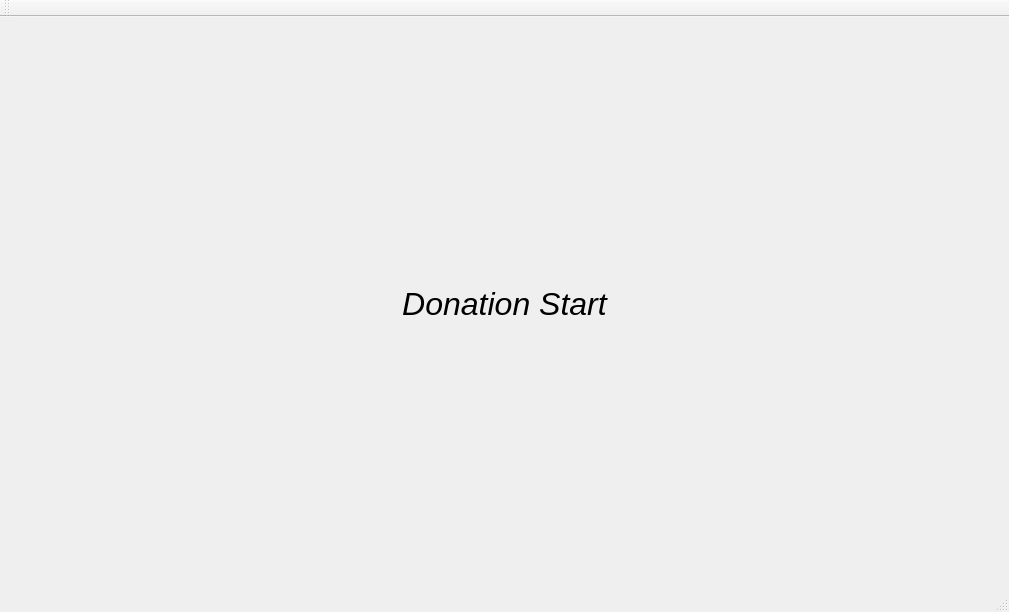
<?xml version="1.0" encoding="UTF-8"?>
<ui version="4.0">
 <class>merry_bot</class>
 <widget class="QMainWindow" name="merry_bot">
  <property name="geometry">
   <rect>
    <x>0</x>
    <y>0</y>
    <width>1009</width>
    <height>612</height>
   </rect>
  </property>
  <property name="sizePolicy">
   <sizepolicy hsizetype="Fixed" vsizetype="Fixed">
    <horstretch>0</horstretch>
    <verstretch>0</verstretch>
   </sizepolicy>
  </property>
  <property name="maximumSize">
   <size>
    <width>1009</width>
    <height>612</height>
   </size>
  </property>
  <property name="windowTitle">
   <string>merry_bot</string>
  </property>
  <widget class="QWidget" name="centralWidget">
   <property name="enabled">
    <bool>true</bool>
   </property>
   <property name="sizePolicy">
    <sizepolicy hsizetype="Maximum" vsizetype="Maximum">
     <horstretch>0</horstretch>
     <verstretch>0</verstretch>
    </sizepolicy>
   </property>
   <property name="layoutDirection">
    <enum>Qt::LeftToRight</enum>
   </property>
   <property name="autoFillBackground">
    <bool>false</bool>
   </property>
   <layout class="QHBoxLayout" name="horizontalLayout">
    <item>
     <widget class="QPushButton" name="pushButton">
      <property name="sizePolicy">
       <sizepolicy hsizetype="Preferred" vsizetype="Preferred">
        <horstretch>0</horstretch>
        <verstretch>0</verstretch>
       </sizepolicy>
      </property>
      <property name="font">
       <font>
        <pointsize>24</pointsize>
        <italic>true</italic>
       </font>
      </property>
      <property name="autoFillBackground">
       <bool>true</bool>
      </property>
      <property name="styleSheet">
       <string notr="true">#pushButton{
background-color: transparent;
background-image url(:/Screenshot_20191125-142202_KakaoTalk.png);
background: none;
border: none;
background-repeat: none;
}</string>
      </property>
      <property name="text">
       <string>Donation Start</string>
      </property>
      <property name="autoRepeatDelay">
       <number>300</number>
      </property>
      <property name="autoDefault">
       <bool>false</bool>
      </property>
      <property name="flat">
       <bool>false</bool>
      </property>
     </widget>
    </item>
   </layout>
  </widget>
  <widget class="QMenuBar" name="menuBar">
   <property name="geometry">
    <rect>
     <x>0</x>
     <y>0</y>
     <width>1009</width>
     <height>25</height>
    </rect>
   </property>
  </widget>
  <widget class="QToolBar" name="mainToolBar">
   <attribute name="toolBarArea">
    <enum>TopToolBarArea</enum>
   </attribute>
   <attribute name="toolBarBreak">
    <bool>false</bool>
   </attribute>
  </widget>
  <widget class="QStatusBar" name="statusBar"/>
 </widget>
 <layoutdefault spacing="6" margin="11"/>
 <resources/>
 <connections/>
</ui>
